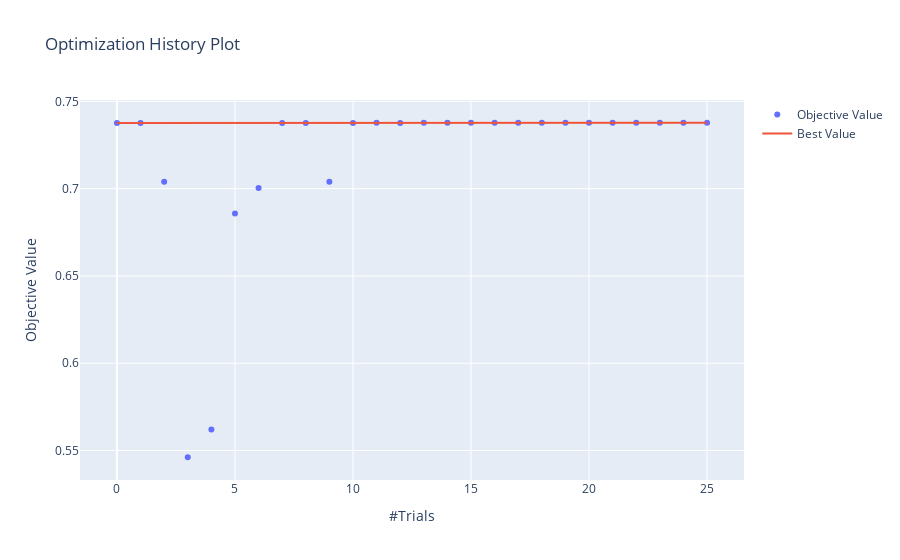

Source (notebook cell):
### Markdown cell above
## Optimization History

### Code cell
optuna.visualization.plot_optimization_history(study)

### Figure 1 — Plotly figure (JSON) as saved in the notebook; plotly's stock layout.template omitted (floating-point values rounded to 4 significant figures)
{"data": [{"mode": "markers", "name": "Objective Value", "type": "scatter", "x": [0, 1, 2, 3, 4, 5, 6, 7, 8, 9, 10, 11, 12, 13, 14, 15, 16, 17, 18, 19, 20, 21, 22, 23, 24, 25], "y": [0.7377, 0.7376, 0.704, 0.5462, 0.5621, 0.6858, 0.7003, 0.7376, 0.7376, 0.704, 0.7377, 0.7377, 0.7377, 0.7377, 0.7377, 0.7377, 0.7377, 0.7377, 0.7377, 0.7377, 0.7377, 0.7377, 0.7377, 0.7377, 0.7377, 0.7377]}, {"name": "Best Value", "type": "scatter", "x": [0, 1, 2, 3, 4, 5, 6, 7, 8, 9, 10, 11, 12, 13, 14, 15, 16, 17, 18, 19, 20, 21, 22, 23, 24, 25], "y": [0.7377, 0.7377, 0.7377, 0.7377, 0.7377, 0.7377, 0.7377, 0.7377, 0.7377, 0.7377, 0.7377, 0.7377, 0.7377, 0.7377, 0.7377, 0.7377, 0.7377, 0.7377, 0.7377, 0.7377, 0.7377, 0.7377, 0.7377, 0.7377, 0.7377, 0.7377]}], "layout": {"title": {"text": "Optimization History Plot"}, "xaxis": {"title": {"text": "#Trials"}}, "yaxis": {"title": {"text": "Objective Value"}}}}
